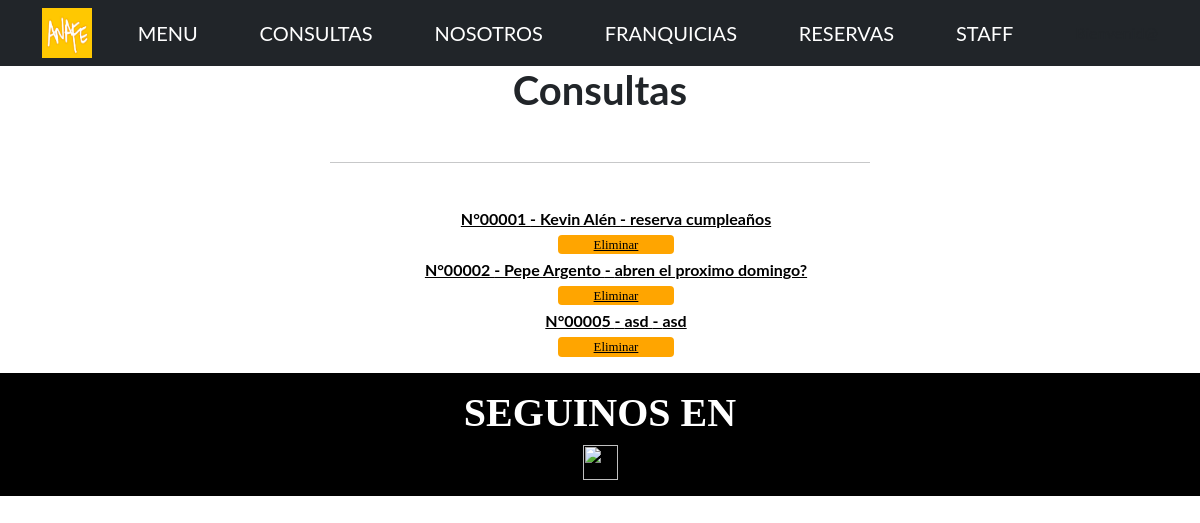
/App_Resto/consulta-listar/, run on the app's committed database.
### App_Resto/models.py (models this page shows, shortened)
class Consulta(models.Model):
    nombre = models.CharField(max_length=50)
    asunto = models.CharField(max_length=50)
    email = models.EmailField()
    mensaje = models.CharField(max_length=200)
    class Meta():
        verbose_name = 'Consulta'
        verbose_name_plural = 'Consultas'

### App_Resto/views.py (the view)
# urls.py: path('consulta-listar/', consultaListView.as_view(), name="ConsultaListar"),
class consultaListView(ListView):
    model = Consulta
    template_name = "consulta-listar.html"

### App_Resto/templates/consulta-listar.html (shortened to what this page needs)
{% extends 'padre.html' %}
{% load static %}
{% block bloqueQueCambia %}
<html>
        <head>
        </head>
        <body>
            <div>
            <center><h1>Consultas</h1></center>
                <br>
                <center><hr width="45%" color="black"  /></center>
                <br>
                <ul style="line-height: 0;">
                {% for consulta in object_list %}
            <div><p style="line-height: 1">
                <center><a href= "{% url 'ConsultaDetallar' consulta.id %}"><spam style="font-weight: bold;">N°0000{{consulta.id}} - {{consulta.nombre}} - {{consulta.asunto}}</spam></a>
                </p>
                <button style="font-size: 80%; width: 10%; height: 3ch;" >
                    <a href="{% url 'ConsultaEliminar' consulta.id %}">Eliminar</a>
                </button>
            </div>
                {% endfor %}
                </ul>
        </body>
{% endblock bloqueQueCambia %}

### App_Resto/templates/consulta-listar.html (style rules this page uses)
a { color: black; }
button { height: 50px; background: orange; border: none; color: black; font-size: 1em; font-family: 'Nanum Gothic'; border-radius: 4px; cursor: pointer; }

### data on the page
Consulta: id "1", nombre "Kevin Alén", asunto "reserva cumpleaños"
Consulta: id "2", nombre "Pepe Argento", asunto "abren el proximo domingo?"
Consulta: id "5", nombre "asd", asunto "asd"
